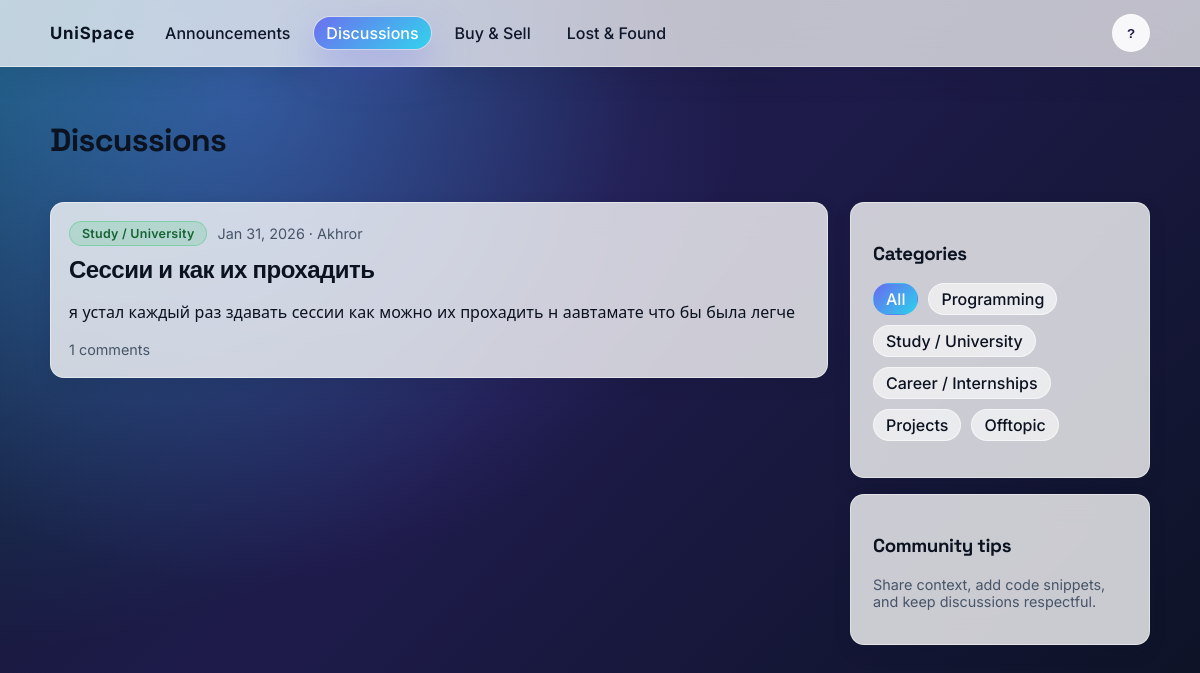
The app's page /discussions/, older data.
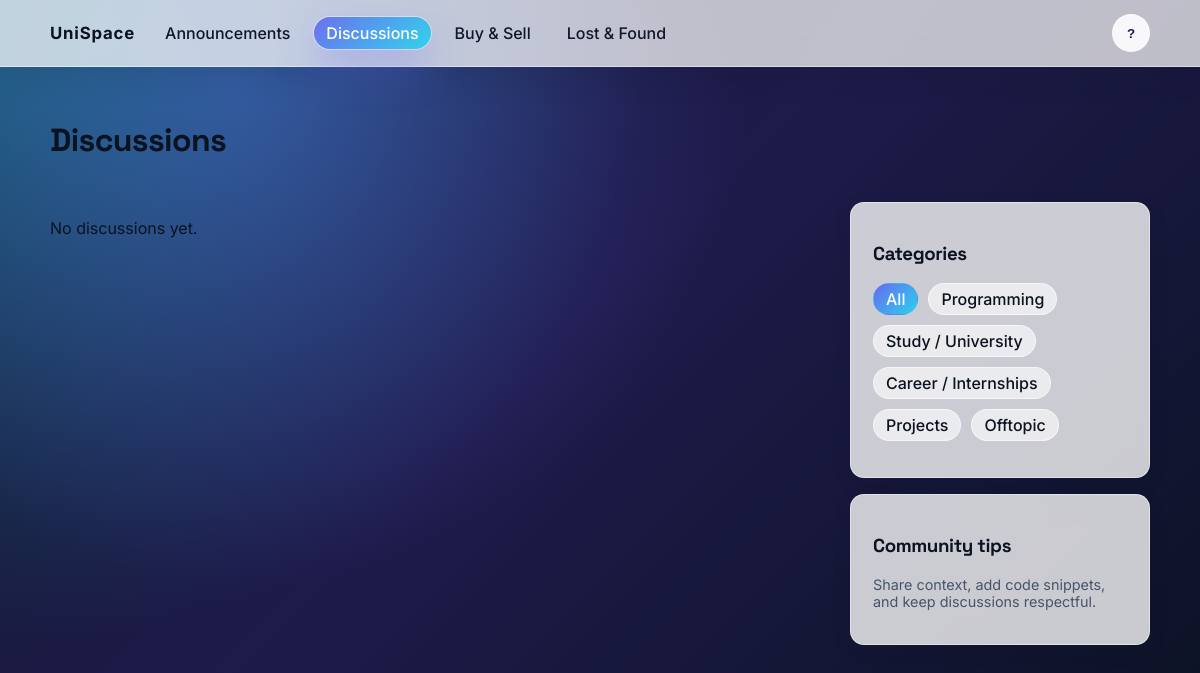
The same page, newer data.
### discussions/models.py (models this page shows, shortened)
class DiscussionPost(models.Model):
    class Category(models.TextChoices):
        PROGRAMMING = 'programming', 'Programming'
        STUDY = 'study', 'Study / University'
        CAREER = 'career', 'Career / Internships'
        PROJECTS = 'projects', 'Projects'
        OFFTOPIC = 'offtopic', 'Offtopic'
    title = models.CharField(max_length=200)
    content = models.TextField()
    image = models.ImageField(upload_to='discussions/images/', blank=True, null=True)
    author = models.ForeignKey(
        settings.AUTH_USER_MODEL, on_delete=models.CASCADE, related_name='discussion_posts'
    )
    category = models.CharField(max_length=20, choices=Category.choices)
    created_at = models.DateTimeField(auto_now_add=True)
    updated_at = models.DateTimeField(auto_now=True)
    class Meta:
        ordering = ['-created_at']

### discussions/views.py (the view)
# urls.py: path('', DiscussionListView.as_view(), name='list'),
class DiscussionListView(ListView):
    model = DiscussionPost
    template_name = 'discussions/post_list.html'
    context_object_name = 'posts'
    paginate_by = 10
    def get_queryset(self):
        queryset = super().get_queryset()
        category = self.request.GET.get('category')
        if category:
            queryset = queryset.filter(category=category)
        return queryset
    def get_context_data(self, **kwargs):
        context = super().get_context_data(**kwargs)
        context['categories'] = DiscussionPost.Category.choices
        context['active_category'] = self.request.GET.get('category', '')
        return context

### discussions/templates/discussions/post_list.html (shortened to what this page needs)
{% extends 'base.html' %}
{% block content %}
<div class="page-header">
    <h1>Discussions</h1>
</div>
<div class="layout layout-premium">
    <section class="feed">
        {% if posts %}
            {% for post in posts %}
                <article class="post-card">
                    <div class="post-main">
                        <div class="post-header">
                            <span class="badge {{ post.category }}">{{ post.get_category_display }}</span>
                            <span class="meta">{{ post.created_at|date:"M d, Y" }} &middot; {{ post.author }}</span>
                        </div>
                        <h2><a href="{% url 'discussions:detail' post.pk %}">{{ post.title }}</a></h2>
                        <p>{{ post.content|truncatewords:40 }}</p>
                        <div class="post-footer">
                            <span class="meta">{{ post.comments.count }} comments</span>
                        </div>
                    </div>
                </article>
            {% endfor %}
        {% else %}
            <p>No discussions yet.</p>
        {% endif %}
    </section>
    <aside class="sidebar">
        <div class="card">
            <h3>Categories</h3>
            <div class="filters">
                <a class="{% if not active_category %}active{% endif %}" href="{% url 'discussions:list' %}">All</a>
                {% for value, label in categories %}
                    <a class="{% if active_category == value %}active{% endif %}" href="{% url 'discussions:list' %}?category={{ value }}">{{ label }}</a>
                {% endfor %}
            </div>
        </div>
        <div class="card">
            <h3>Community tips</h3>
            <p class="meta">Share context, add code snippets, and keep discussions respectful.</p>
        </div>
    </aside>
</div>
{% endblock %}

Row changes from the older to the newer data that the page shows:
removed DiscussionPost: category "Study / University", created_at "Jan 31, 2026", author "Akhror", title "Сессии и как их прохадить", content "я устал каждый раз здавать сессии как можно их прохадить н аавтамате что бы была легче", comments.count "1"
Text that changed along with them:
text now shown: "No discussions yet."
